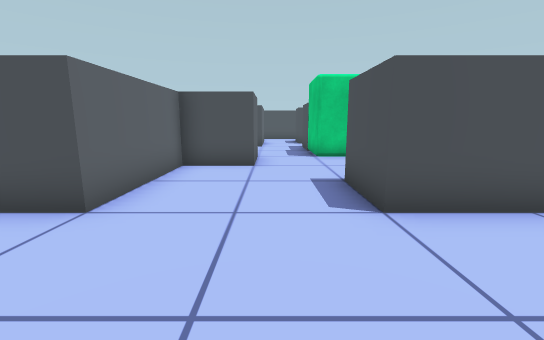
View 1 (above)

24 first-person views from a walk through a Unity game level. The camera is 1.2 m above the floor, tilts 10° down and sees 90° across. The floor is counted in squares, 1 m on a side. Each view is taken from the middle of a square. On the plan, view 1 faces up. The plan holds only what a view shows up to about 13 squares ahead; the rest is blank. The place goes on beyond the plan.

View 2
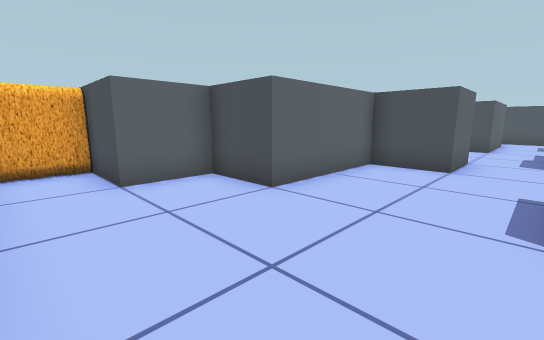

View 3
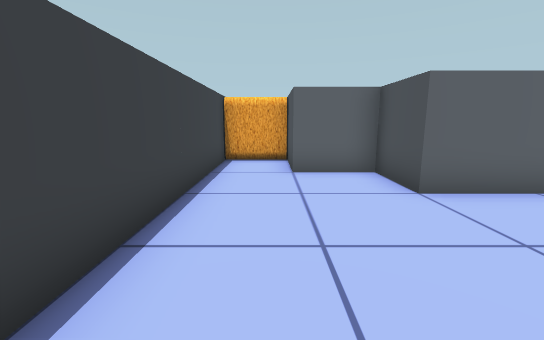

View 4
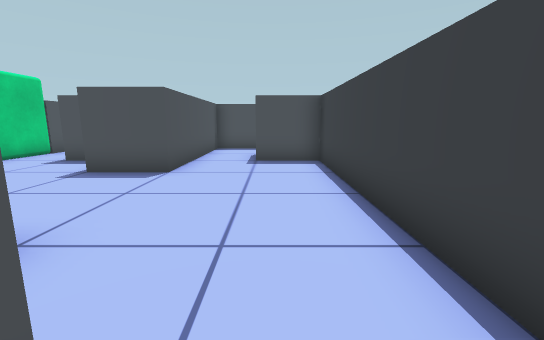

View 5
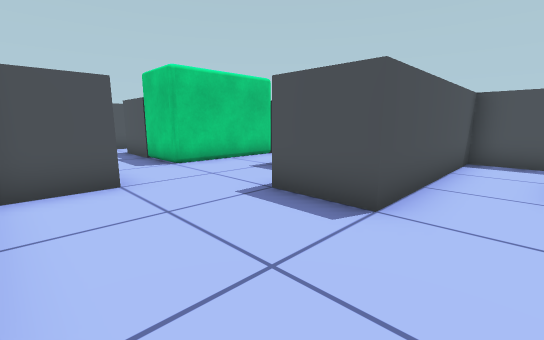

View 6
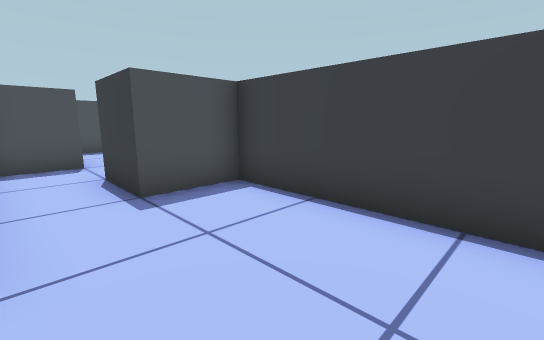

View 7
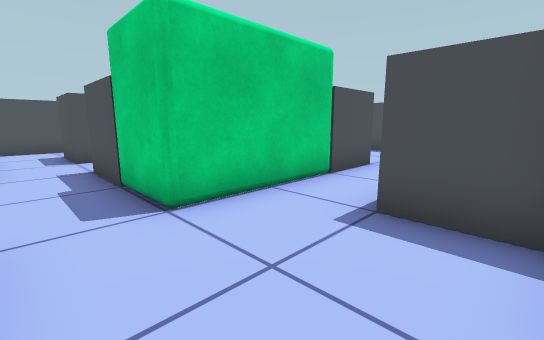

View 8
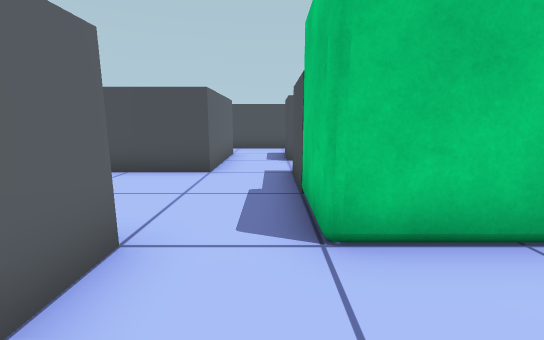

View 9
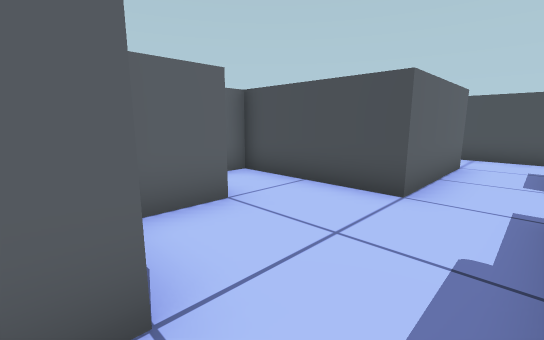

View 10
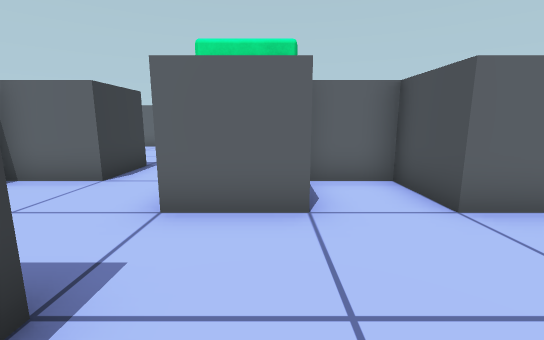

View 11
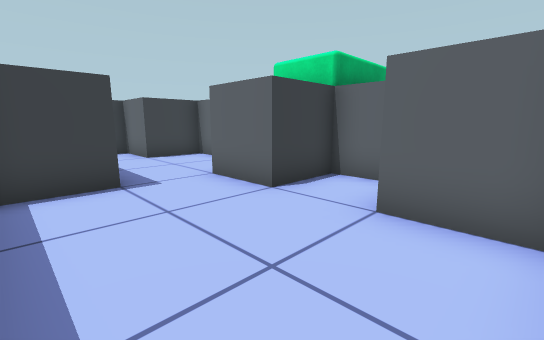

View 12
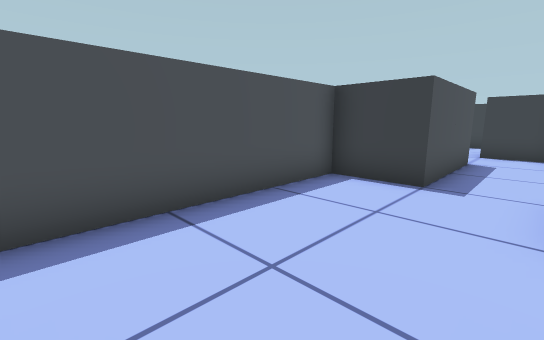

View 13
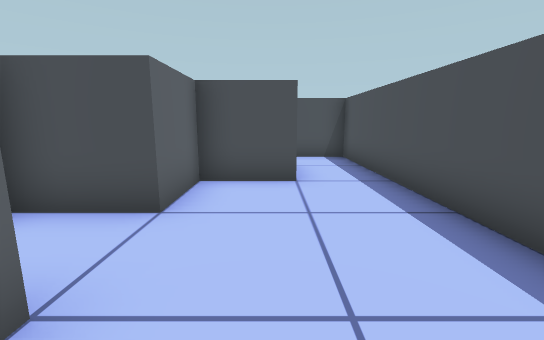

View 14
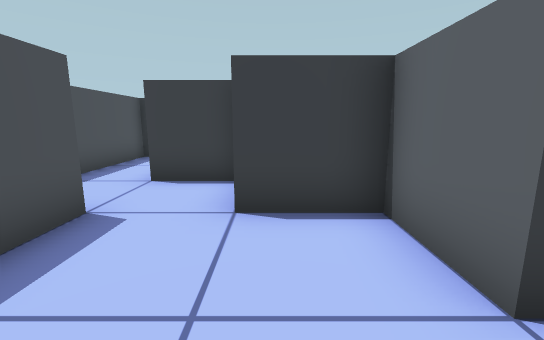

View 15
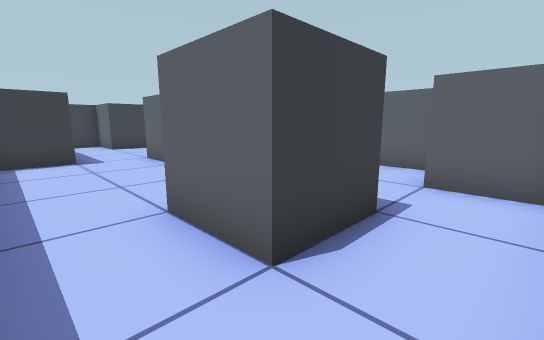

View 16
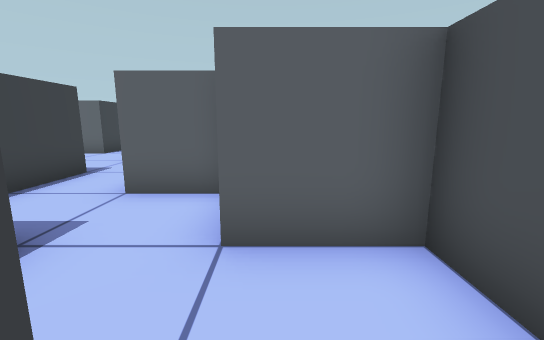

View 17
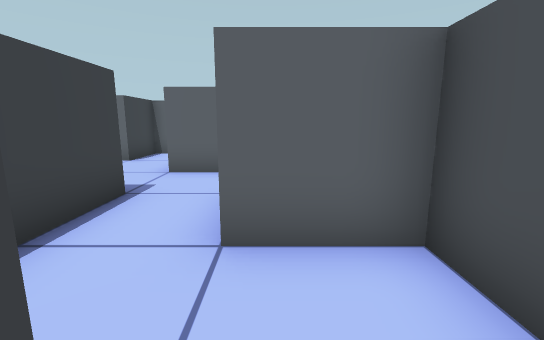

View 18
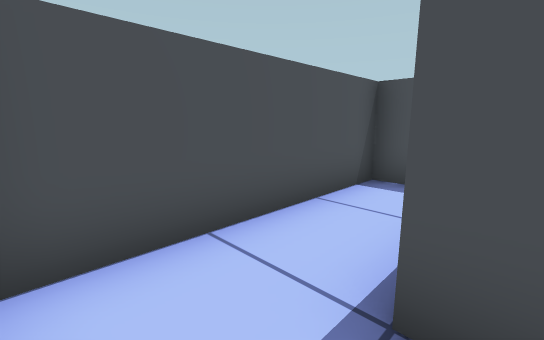

View 19
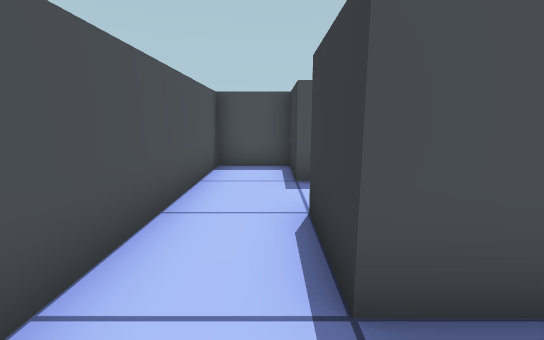

View 20
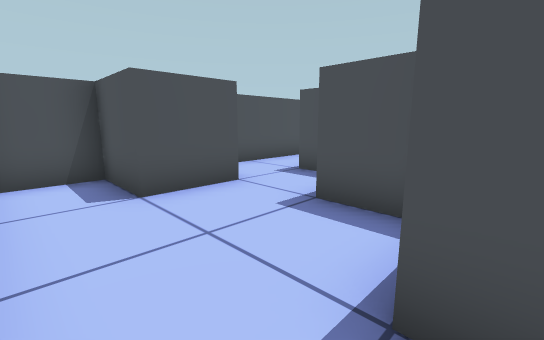

View 21
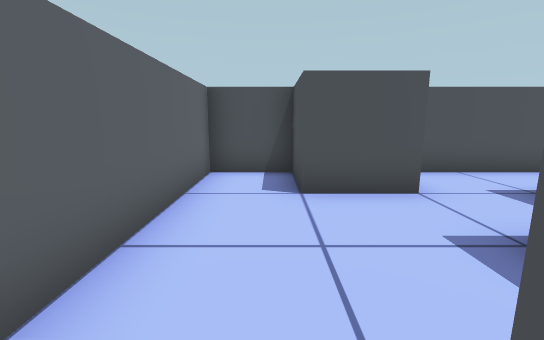

View 22
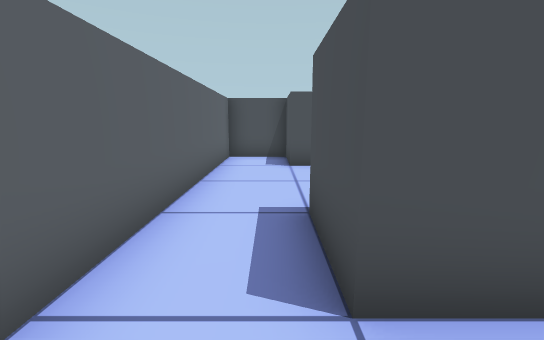

View 23
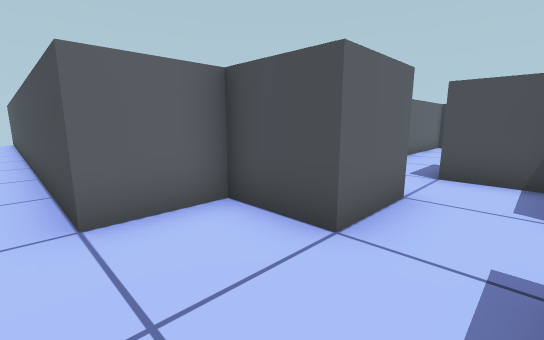

View 24
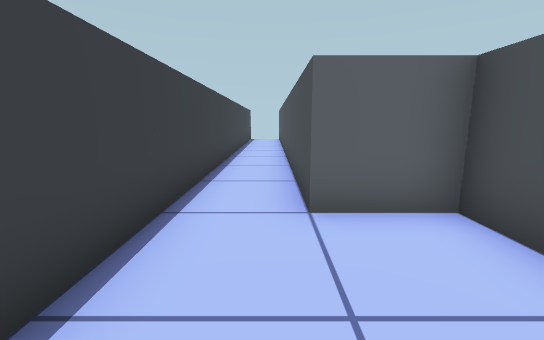

### Floor plan
Ten units are one square. View 1 is at (0, 0); x grows to the right and y downward. Boxes are objects, and circles mark ways between rooms. Rooms are numbered by the first view taken in them; rooms with no view inside come last. Other rooms are left out.
<svg viewBox="-235 -200 355 210">
<path fill="none" stroke="#000" d="M35 -59 35 -75 45 -75M-5 -96 -5 -75 -25 -75 -25 -35 -45 -35 -45 -15 -65 -15M35 -35 15 -35 15 -55M15 -114 15 -135M-65 5 35 5 35 -15M-5 -155 -5 -135 -45 -135 -45 -115 -25 -115 -25 -101M95 -85 95 -95 115 -95 115 -175M95 -175 95 -155 75 -155 75 -135 55 -135 55 -115 75 -115 75 -95M95 -54 95 -85M75 -95 55 -95M45 -75 55 -75 55 -55 75 -55 75 -35 95 -35M115 -14 115 -28M48 -175 35 -175 35 -155M75 -169 75 -175 95 -175M21 -155 15 -155M115 -175 115 -195 55 -195 55 -175M15 -135 35 -135M-44 -175 -65 -175 -65 -195 -85 -195 -85 -114M-45 -141 -45 -155M-25 -164 -25 -175M-65 -115 -65 -135M-25 -195 -35 -195M-181 -35 -64 -35M-65 -96 -65 -75 -85 -75 -85 -55 -230 -55M-49 -115 -65 -115M-25 -175 -5 -175 -5 -155M15 -155 15 -175 35 -175 35 -195 -25 -195"/>
<rect x="-85" y="-15" width="20" height="20" fill="#bbb"><title>other object</title></rect>
<rect x="15" y="-115" width="40" height="20" fill="#bbb"><title>other object</title></rect>
<circle cx="55" cy="-85" r="3" fill="#2a7"/>
<circle cx="25" cy="-145" r="3" fill="#2a7"/>
<circle cx="5" cy="-165" r="3" fill="#2a7"/>
<circle cx="85" cy="-95" r="3" fill="#2a7"/>
<circle cx="105" cy="-165" r="3" fill="#2a7"/>
<circle cx="-75" cy="-120" r="3" fill="#2a7"/>
<circle cx="-15" cy="-185" r="3" fill="#2a7"/>
<text x="0" y="-60">1</text>
<text x="90" y="-130">2</text>
<text x="80" y="-60">3</text>
<text x="60" y="-170">4</text>
<text x="-60" y="-160">5</text>
<text x="-120" y="-50">6</text>
<text x="0" y="-180">7</text>
</svg>
Room 1 opens to room 3. Room 1 opens to room 4. Room 1 opens to room 7. Room 2 opens to room 3. Room 2 opens to room 4. Room 5 opens to room 6. Room 5 opens to room 7.

Where each view was taken, in squares from view 1:
view 1: 0 up, 0 right, facing up
view 2: 0 up, 1 right, facing up-left
view 3: 1 up, 2 right, facing left
view 4: 1 up, 5 left, facing right
view 5: 2 up, 2 left, facing up-right
view 6: 3 up, 1 left, facing down-right
view 7: 6 up, 0 right, facing up-right
view 8: 7 up, 1 right, facing up
view 9: 9 up, 1 right, facing up-left
view 10: 11 up, 11 right, facing left
view 11: 15 up, 11 right, facing down-left
view 12: 15 up, 8 right, facing down-right
view 13: 10 up, 9 right, facing up
view 14: 9 up, 7 right, facing down
view 15: 19 up, 11 right, facing down-left
view 16: 18 up, 8 right, facing left
view 17: 16 up, 6 right, facing left
view 18: 17 up, 6 right, facing up-right
view 19: 18 up, 4 left, facing right
view 20: 13 up, 8 left, facing up-right
view 21: 13 up, 7 left, facing up
view 22: 10 up, 7 left, facing up
view 23: 5 up, 5 left, facing up-left
view 24: 5 up, 5 left, facing left
